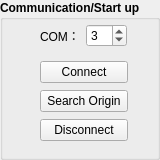
  <widget class="QGroupBox" name="Commu_groupBox">
   <property name="geometry">
    <rect>
     <x>20</x>
     <y>10</y>
     <width>160</width>
     <height>160</height>
    </rect>
   </property>
   <property name="font">
    <font>
     <family>Arial</family>
     <weight>75</weight>
     <bold>true</bold>
    </font>
   </property>
   <property name="title">
    <string>Communication/Start up</string>
   </property>
   <widget class="QWidget" name="horizontalLayoutWidget">
    <property name="geometry">
     <rect>
      <x>40</x>
      <y>20</y>
      <width>87</width>
      <height>31</height>
     </rect>
    </property>
    <property name="font">
     <font>
      <family>Arial</family>
      <weight>50</weight>
      <bold>false</bold>
     </font>
    </property>
    <layout class="QHBoxLayout" name="horizontalLayout">
     <item>
      <widget class="QLabel" name="COM_label">
       <property name="font">
        <font>
         <family>Arial</family>
         <pointsize>9</pointsize>
         <weight>50</weight>
         <bold>false</bold>
        </font>
       </property>
       <property name="text">
        <string>COM：</string>
       </property>
      </widget>
     </item>
     <item>
      <widget class="QSpinBox" name="port_spinBox">
       <property name="font">
        <font>
         <family>Arial</family>
         <weight>50</weight>
         <bold>false</bold>
        </font>
       </property>
       <property name="value">
        <number>3</number>
       </property>
      </widget>
     </item>
    </layout>
   </widget>
   <widget class="QWidget" name="gridLayoutWidget">
    <property name="geometry">
     <rect>
      <x>40</x>
      <y>60</y>
      <width>88</width>
      <height>83</height>
     </rect>
    </property>
    <property name="font">
     <font>
      <family>Arial</family>
      <weight>50</weight>
      <bold>false</bold>
     </font>
    </property>
    <layout class="QGridLayout" name="gridLayout">
     <item row="2" column="0">
      <widget class="QPushButton" name="disconnct_pushButton">
       <property name="font">
        <font>
         <family>Arial</family>
         <weight>50</weight>
         <bold>false</bold>
        </font>
       </property>
       <property name="text">
        <string>Disconnect</string>
       </property>
      </widget>
     </item>
     <item row="0" column="0">
      <widget class="QPushButton" name="connect_pushButton">
       <property name="font">
        <font>
         <family>Arial</family>
         <weight>50</weight>
         <bold>false</bold>
        </font>
       </property>
       <property name="text">
        <string>Connect</string>
       </property>
      </widget>
     </item>
     <item row="1" column="0">
      <widget class="QPushButton" name="searchorigin_pushButton">
       <property name="font">
        <font>
         <family>Arial</family>
         <weight>50</weight>
         <bold>false</bold>
        </font>
       </property>
       <property name="whatsThis">
        <string>start the reset program by photoelectric switch</string>
       </property>
       <property name="text">
        <string>Search Origin</string>
       </property>
      </widget>
     </item>
    </layout>
   </widget>
  </widget>
